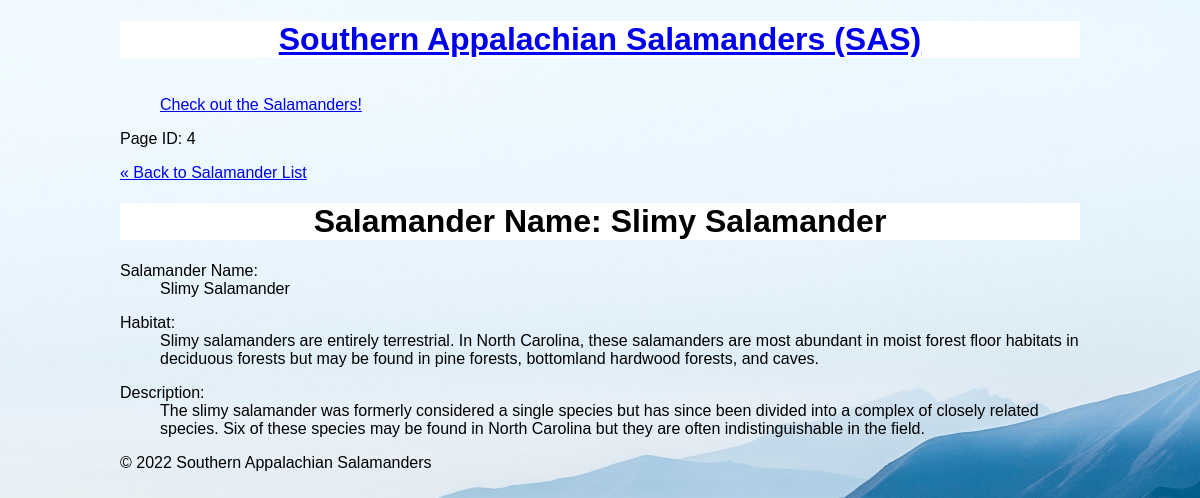
Screenshot of /salamanders/show.php?id=4 with the database file from the repository.
### tables this page shows
CREATE TABLE `salamander` (
  `id` int(11) NOT NULL AUTO_INCREMENT PRIMARY KEY,
  `name` varchar(255) NOT NULL,
  `habitat` text,
  `description` text
);

### private/query_functions.php (called while the page is built, shortened)
<?php
function find_salamander_by_id($id) {
  global $db;
  $id = $_GET['id'] ?? '1';
  $sql = "SELECT * FROM salamander ";
  $sql .= "WHERE id='" . $id . "'";
  $result = mysqli_query($db, $sql);
  $salamander = mysqli_fetch_assoc($result);
  return $salamander;
}
?>

### private/functions.php (called while the page is built, shortened)
<?php
function url_for($script_path) {
  if($script_path[0] != '/') {
    $script_path = "/" . $script_path;
  }
  return WWW_ROOT . $script_path;
}
function h($string="") {
  return htmlspecialchars($string);
}
?>

### public/salamanders/show.php (the view, shortened to what this page needs)
<?php require_once('../../private/initialize.php');
$id = $_GET['id'] ?? '1';
$salamander = find_salamander_by_id($id);
include(SHARED_PATH . '/salamander-header.php');
?>
<?= 'Page ID: ' . h($id); ?>
<div>
  <p><a href="<?= url_for('/salamanders/index.php');?>">&laquo; Back to Salamander List</a></p>
  <h1>Salamander Name: <?php echo h($salamander['name']); ?> </h1>
</div>
<div>
  <dl>
    <dt>Salamander Name:</dt>
    <dd><?php echo h($salamander['name']); ?></dd>
  </dl>
  <dl>
    <dt>Habitat:</dt>
    <dd><?php echo h($salamander['habitat']); ?></dd>
  </dl>
  <dl>
    <dt>Description:</dt>
    <dd><?php echo h($salamander['description']); ?></dd>
  </dl>
</div>
<?php include(SHARED_PATH . '/salamander-footer.php'); ?>

### public/stylesheets/salamanders.css (style rules this page uses)
* { box-sizing: border-box; }
html { font-family:Verdana, Geneva, Tahoma, sans-serif; }
body { background-image: url(../images/bk-img.jpg); background-size: cover; background-repeat: no-repeat; margin: auto; max-width: 960px; }
h1 { background-color: #fff; text-align: center; }

### rows the page displays
salamander: name "Slimy Salamander", habitat "Slimy salamanders are entirely terrestrial. In North Carolina, these salamanders are most abundant in moist forest floor habitats in deciduous forests but may be found in pine forests, bottomland hardwood forests, and caves.", description "The slimy salamander was formerly considered a single species but has since been divided into a complex of closely related species. Six of these species may be found in North Carolina but they are often indistinguishable in the field."

### other values shown
$id "4"
